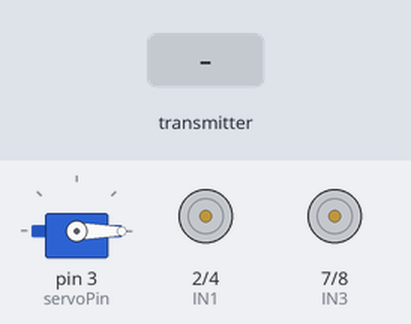
Recording of a sketch running on a simulated Arduino Uno, built with avr-gcc and run on an emulated ATmega328P. Parts: servo, motor-driver pin pairs drawn as motors (green arrow = first pin HIGH = forward, orange = second pin HIGH = backward, longer = more drive, scaled by the enable pin). The test bench sets the inputs (shaded band). No radio packets arrive unless stated; what the sketch prints to the serial monitor is not drawn.

Above: at 1.2 s.
1.3 s: the transmitter starts sending x = 0
At 2.2 s:
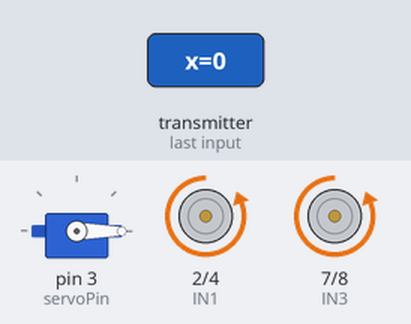
2.8 s: the transmitter starts sending y = 256
At 3.4 s:
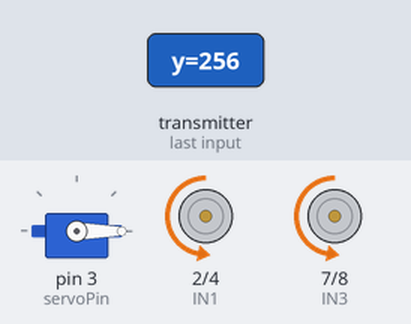
4.3 s: the transmitter starts sending button = 1
At 5.5 s:
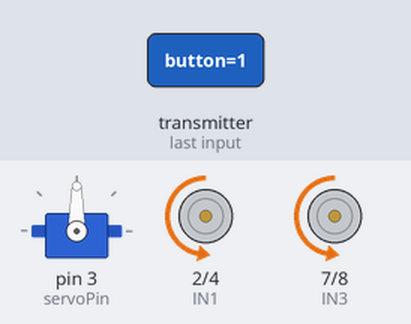
5.8 s: the transmitter starts sending y = 0
At 6.9 s:
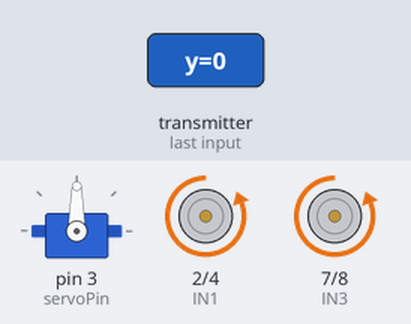
7.3 s: the transmitter starts sending y = 512
At 8.0 s:
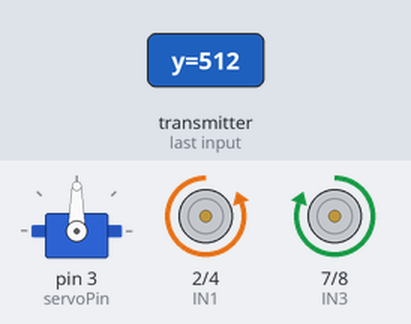
8.8 s: the transmitter starts sending x = 256
At 9.2 s:
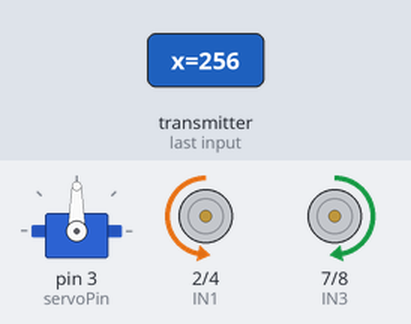
Timing chart, 0 to 11.3 s (numbered marks = the images above; inputs shaded):
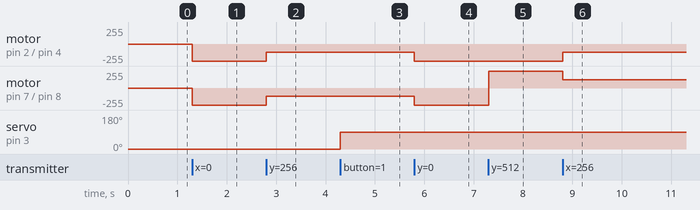

Measured:
- after the input at 1.3 s, motor on pin 2 (IN1) / pin 4 (IN2), motor on pin 7 (IN3) / pin 8 (IN4): stopped → backward 255/255 at once
- after the input at 2.8 s, motor on pin 2 (IN1) / pin 4 (IN2), motor on pin 7 (IN3) / pin 8 (IN4): backward 255/255 → backward 127/255 at once
- after the input at 4.3 s, servo on pin 3 (servoPin): 0° → 90° at once
- after the input at 5.8 s, motor on pin 2 (IN1) / pin 4 (IN2), motor on pin 7 (IN3) / pin 8 (IN4): backward 127/255 → backward 255/255 at once
- after the input at 7.3 s, motor on pin 7 (IN3) / pin 8 (IN4): backward 255/255 → forward 255/255 at once
- after the input at 8.8 s, motor on pin 2 (IN1) / pin 4 (IN2): backward 255/255 → backward 127/255 at once; motor on pin 7 (IN3) / pin 8 (IN4): forward 255/255 → forward 127/255 at once

The sketch:

sketch_nov4a.ino
```cpp
#include <SPI.h>
#include <nRF24L01.h>
#include <RF24.h>
#include <Servo.h>

RF24 radio(9, 10); // CE, CSN
const byte address[6] = "00001";

Servo myServo;

// Data structure received from transmitter
struct DataPacket {
  int x;
  int y;
  bool button;
};

DataPacket data;

// Motor driver pins (L298N)
const int ENA = 5;
const int IN1 = 2;
const int IN2 = 4;
const int IN3 = 7;
const int IN4 = 8;
const int ENB = 6;

// Servo
const int servoPin = 3;
int servoAngle = 0;
bool prevButton = false;

void setup() {
  Serial.begin(9600);

  // Setup radio
  radio.begin();
  radio.openReadingPipe(0, address);
  radio.setPALevel(RF24_PA_LOW);
  radio.startListening();

  // Motor setup
  pinMode(ENA, OUTPUT);
  pinMode(ENB, OUTPUT);
  pinMode(IN1, OUTPUT);
  pinMode(IN2, OUTPUT);
  pinMode(IN3, OUTPUT);
  pinMode(IN4, OUTPUT);

  // Servo setup
  myServo.attach(servoPin);
  myServo.write(0); // Start position

  Serial.println("Receiver Ready");
}

void loop() {
  if (radio.available()) {
    radio.read(&data, sizeof(data));
    handleMovement();
    handleServo();
  }
}

void handleMovement() {
  int xValue = data.x;
  int yValue = data.y;

  // Map joystick values
  int xMapped = map(xValue, 0, 1023, -512, 512);
  int yMapped = map(yValue, 0, 1023, -512, 512);

  // Deadzone
  int deadZone = 100;
  if (abs(xMapped) < deadZone) xMapped = 0;
  if (abs(yMapped) < deadZone) yMapped = 0;

  // Motor control
  if (yMapped > 100) {
    // Forward
    digitalWrite(IN1, HIGH);
    digitalWrite(IN2, LOW);
    digitalWrite(IN3, HIGH);
    digitalWrite(IN4, LOW);
    analogWrite(ENA, map(yMapped, 0, 512, 0, 255));
    analogWrite(ENB, map(yMapped, 0, 512, 0, 255));
  }
  else if (yMapped < -100) {
    // Backward
    digitalWrite(IN1, LOW);
    digitalWrite(IN2, HIGH);
    digitalWrite(IN3, LOW);
    digitalWrite(IN4, HIGH);
    analogWrite(ENA, map(abs(yMapped), 0, 512, 0, 255));
    analogWrite(ENB, map(abs(yMapped), 0, 512, 0, 255));
  }
  else if (xMapped > 100) {
    // Right
    digitalWrite(IN1, HIGH);
    digitalWrite(IN2, LOW);
    digitalWrite(IN3, LOW);
    digitalWrite(IN4, HIGH);
    analogWrite(ENA, map(xMapped, 0, 512, 0, 255));
    analogWrite(ENB, map(xMapped, 0, 512, 0, 255));
  }
  else if (xMapped < -100) {
    // Left
    digitalWrite(IN1, LOW);
    digitalWrite(IN2, HIGH);
    digitalWrite(IN3, HIGH);
    digitalWrite(IN4, LOW);
    analogWrite(ENA, map(abs(xMapped), 0, 512, 0, 255));
    analogWrite(ENB, map(abs(xMapped), 0, 512, 0, 255));
  }
  else {
    // Stop
    digitalWrite(IN1, LOW);
    digitalWrite(IN2, LOW);
    digitalWrite(IN3, LOW);
    digitalWrite(IN4, LOW);
    analogWrite(ENA, 0);
    analogWrite(ENB, 0);
  }
}

void handleServo() {
  if (data.button && !prevButton) {
    // Toggle servo angle between 0° and 90°
    servoAngle = (servoAngle == 0) ? 90 : 0;
    myServo.write(servoAngle);
    delay(200); // Debounce
  }
  prevButton = data.button;
}
```
